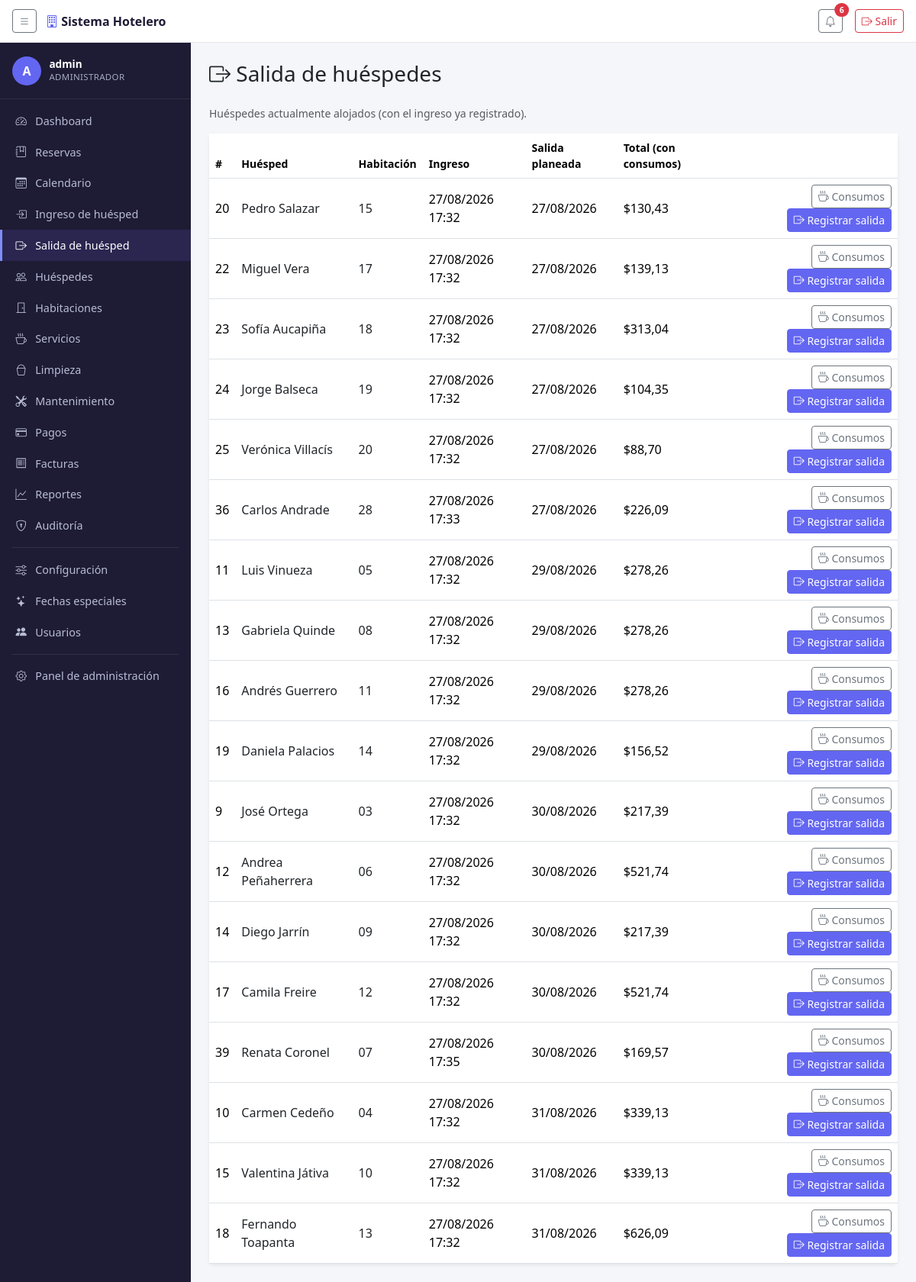
The page /checkout/ (signed in) on the database its author committed.
### reservas/models.py (models this page shows, shortened)
class Reserva(models.Model):
    cliente = models.ForeignKey(Cliente, on_delete=models.RESTRICT)
    habitacion = models.ForeignKey(Habitacion, on_delete=models.CASCADE)
    fecha_ingreso = models.DateField()
    fecha_salida = models.DateField()
    creada_en = models.DateTimeField(auto_now_add=True, null=True)
    check_in_at = models.DateTimeField(null=True, blank=True)
    check_out_at = models.DateTimeField(null=True, blank=True)
    cancelada_en = models.DateTimeField(null=True, blank=True)
    motivo_cancelacion = models.TextField(blank=True)
    class Meta:
        ordering = ['-fecha_ingreso']
        constraints = [
            models.CheckConstraint(
                check=Q(fecha_salida__gt=models.F('fecha_ingreso')),
                name='reserva_fecha_salida_posterior_a_ingreso',
            ),
        ]
    def duracion(self):
        return (self.fecha_salida - self.fecha_ingreso).days
    def temporada_especial(self):
        return FechaEspecial.objects.filter(
            activo=True, fecha_inicio__lte=self.fecha_salida, fecha_fin__gte=self.fecha_ingreso,
        ).order_by('-fecha_inicio').first()
    def costo(self):
        base = self.habitacion.precio * self.duracion()
        temporada = self.temporada_especial()
        if temporada and temporada.porcentaje_ajuste:
            factor = Decimal('1') + (temporada.porcentaje_ajuste / Decimal('100'))
            base = (base * factor).quantize(Decimal('0.01'))
        return base
    def total_consumos(self):
        return self.consumos.aggregate(t=Sum('subtotal'))['t'] or 0
    def total_con_iva(self):
        return self.costo() + self.total_consumos()
    def total_estadia(self):
        porcentaje = ConfiguracionHotel.actual().iva_porcentaje
        divisor = Decimal('1') + (porcentaje / Decimal('100'))
        return (self.total_con_iva() / divisor).quantize(Decimal('0.01'))
    def total_pagado(self):
        return self.pagos.aggregate(t=Sum('monto'))['t'] or 0
    def saldo_pendiente(self):
        total = self.factura.total if hasattr(self, 'factura') else self.total_con_iva()
        return total - self.total_pagado()

class Cliente(models.Model):
    cedula = models.CharField(
        max_length=13, primary_key=True, verbose_name='N.º de documento',
        help_text='Cédula (10 dígitos) o RUC (13 dígitos) según el tipo elegido abajo.',
    )
    tipo_documento = models.CharField(max_length=20, choices=TIPOS_DOCUMENTO, default='Cedula')
    nombre = models.CharField(max_length=50)
    apellido = models.CharField(max_length=50)
    telefono = models.CharField(
        max_length=10, validators=[validar_telefono_ecuador],
        help_text='10 dígitos, empieza con 0 (ej. 0991234567).',
    )
    correo = models.EmailField()
    direccion = models.CharField(max_length=100, null=True, blank=True)
    nacionalidad = models.CharField(max_length=50, null=True, blank=True)
    observaciones = models.TextField(null=True, blank=True)
    class Meta:
        ordering = ['apellido', 'nombre']
    def nombre_completo(self):
        return f'{self.nombre} {self.apellido}'

class Habitacion(models.Model):
    codigo = models.CharField(max_length=100, primary_key=True)
    numero = models.CharField(max_length=10, unique=True)
    tipo = models.ForeignKey(TipoHabitacion, on_delete=models.PROTECT, related_name='habitaciones')
    precio = models.DecimalField(
        max_digits=10, decimal_places=2,
        help_text=(
            'Precio por noche que paga el huésped, IVA incluido (sección 31). '
            'Si se deja en blanco se usa el del tipo.'
        ),
    )
    estado = models.CharField(max_length=20, choices=ESTADOS_HABITACION, default='Disponible')
    piso = models.CharField(max_length=10, null=True, blank=True)
    descripcion = models.TextField(null=True, blank=True)
    caracteristicas = models.TextField(
        null=True, blank=True,
        help_text='Ej: vista al mar, balcón, aire acondicionado (texto libre por ahora).',
    )
    imagen = models.ImageField(upload_to='habitaciones/', null=True, blank=True)
    class Meta:
        ordering = ['numero']

class ConfiguracionHotel(models.Model):
    nombre_hotel = models.CharField(max_length=100, default='Sistema Hotelero')
    direccion = models.CharField(max_length=150, blank=True)
    telefono = models.CharField(max_length=10, blank=True, validators=[validar_telefono_ecuador])
    ruc = models.CharField(max_length=13, blank=True, verbose_name='RUC', validators=[validar_ruc])
    logo = models.ImageField(upload_to='config/', blank=True, null=True)
    moneda = models.CharField(max_length=3, default='USD', verbose_name='Moneda (código)')
    iva_porcentaje = models.DecimalField(
        max_digits=5, decimal_places=2, default=Decimal('15.00'), verbose_name='IVA (%)',
        help_text=(
            'Los precios de las habitaciones ya incluyen IVA — este % solo se usa '
            'para desglosarlo en la factura. Poné 0 si no corresponde cobrarlo.'
        ),
    )
    hora_checkin_default = models.TimeField(default=time(14, 0))
    hora_checkout_default = models.TimeField(default=time(12, 0))
    politica_cancelacion = models.TextField(
        blank=True,
        help_text='Texto informativo — todavía no bloquea cancelaciones automáticamente.',
    )
    class Meta:
        verbose_name = 'configuración del hotel'
        verbose_name_plural = 'configuración del hotel'
    @classmethod
    def actual(cls):
        obj, _ = cls.objects.get_or_create(pk=1)
        return obj

### reservas/views.py (the view)
# urls.py: path('checkout/', views.checkout_lista, name='checkout_lista'),
@permission_required('reservas.change_reserva', raise_exception=True)
def checkout_lista(request):
    alojados = Reserva.objects.select_related('cliente', 'habitacion').filter(
        check_in_at__isnull=False, check_out_at__isnull=True,
    ).order_by('fecha_salida')
    return render(request, 'reservas/checkout_lista.html', {
        'seccion': 'checkout', 'reservas': alojados,
    })

### reservas/templates/reservas/checkout_lista.html (shortened to what this page needs)
{% extends "base.html" %}
{% block content %}
<h1 class="h3 mb-4"><i class="bi bi-box-arrow-right"></i> Salida de huéspedes</h1>
<p class="text-muted small mb-3">Huéspedes actualmente alojados (con el ingreso ya registrado).</p>
<div class="card border-0 shadow-sm">
  <div class="table-responsive">
    <table class="table align-middle mb-0">
      <thead>
        <tr class="text-muted small">
          <th>#</th>
          <th>Huésped</th>
          <th>Habitación</th>
          <th>Ingreso</th>
          <th>Salida planeada</th>
          <th>Total (con consumos)</th>
          <th></th>
        </tr>
      </thead>
      <tbody>
        {% for r in reservas %}
        <tr>
          <td>{{ r.id }}</td>
          <td><a href="{% url 'huesped_detalle' r.cliente.cedula %}">{{ r.cliente.nombre_completo }}</a></td>
          <td><a href="{% url 'habitacion_detalle' r.habitacion.codigo %}">{{ r.habitacion.numero }}</a></td>
          <td>{{ r.check_in_at|date:"d/m/Y H:i" }}</td>
          <td>{{ r.fecha_salida|date:"d/m/Y" }}</td>
          <td>${{ r.total_estadia }}</td>
          <td class="text-end">
            <a href="{% url 'reserva_detalle' r.id %}" class="btn btn-sm btn-outline-secondary"><i class="bi bi-cup-hot"></i> Consumos</a>
            <form method="post" action="{% url 'checkout_confirmar' r.id %}" class="d-inline"
                  onsubmit="return confirm('¿Registrar la salida de {{ r.cliente.nombre_completo }}? Se generará la factura.');">
              <button type="submit" class="btn btn-sm btn-primary">
                <i class="bi bi-box-arrow-right"></i> Registrar salida
              </button>
            </form>
          </td>
        </tr>
        {% empty %}
        <tr><td colspan="7" class="text-center text-muted py-4">No hay huéspedes alojados en este momento.</td></tr>
        {% endfor %}
      </tbody>
    </table>
  </div>
</div>
{% endblock %}

### reservas/templates/base.html (shortened to what this page needs)
{% load static %}
<!DOCTYPE html>
<html lang="es">
<head>
<link href="https://cdn.jsdelivr.net/npm/bootstrap@5.3.3/dist/css/bootstrap.min.css" rel="stylesheet">
<link href="https://cdn.jsdelivr.net/npm/bootstrap-icons@1.11.3/font/bootstrap-icons.css" rel="stylesheet">
</head>
<body>
<header class="topbar">
  <button class="btn btn-sm btn-outline-secondary" id="toggle-sidebar" type="button" aria-label="Mostrar/ocultar menú">
    <i class="bi bi-list"></i>
  </button>
  <span class="brand"><i class="bi bi-building"></i> Sistema Hotelero</span>
  <div class="ms-auto d-flex align-items-center gap-3">
    {% if request.user.is_authenticated %}
    <div class="dropdown">
      <button class="btn btn-sm btn-outline-secondary position-relative" type="button" data-bs-toggle="dropdown" aria-expanded="false">
        <i class="bi bi-bell"></i>
        {% if notificaciones_count %}
        <span class="position-absolute top-0 start-100 translate-middle badge rounded-pill bg-danger">
          {{ notificaciones_count }}
        </span>
        {% endif %}
      </button>
    </div>
    {% endif %}
    <form method="post" action="{% url 'logout' %}" class="m-0">
      <button type="submit" class="btn btn-sm btn-outline-danger">
        <i class="bi bi-box-arrow-right"></i> Salir
      </button>
    </form>
  </div>
</header>
<nav class="sidebar" id="sidebar">
  {% if request.user.is_authenticated %}
  <div class="sidebar-usuario">
    <div class="avatar">{{ request.user.get_username|slice:":1"|upper }}</div>
    <div>
      <div class="nombre">{{ request.user.get_username }}</div>
      <div class="rol">
        {% if request.user.is_superuser %}Administrador{% else %}{{ request.user.groups.first.name|default:"Usuario" }}{% endif %}
      </div>
    </div>
  </div>
  {% endif %}
  <ul class="nav flex-column py-2">
    <li class="nav-item">
      <a class="nav-link {% if seccion == 'dashboard' %}active{% endif %}" href="{% url 'dashboard' %}">
        <i class="bi bi-speedometer2"></i> Dashboard
      </a>
    </li>
    {% if perms.reservas.view_reserva %}
    <li class="nav-item">
      <a class="nav-link {% if seccion == 'reservas' %}active{% endif %}" href="{% url 'reservas_lista' %}">
        <i class="bi bi-journal-bookmark"></i> Reservas
      </a>
    </li>
    <li class="nav-item">
      <a class="nav-link {% if seccion == 'calendario' %}active{% endif %}" href="{% url 'calendario' %}">
        <i class="bi bi-calendar3"></i> Calendario
      </a>
    </li>
    {% endif %}
    {% if perms.reservas.change_reserva %}
    <li class="nav-item">
      <a class="nav-link {% if seccion == 'checkin' %}active{% endif %}" href="{% url 'checkin_lista' %}">
        <i class="bi bi-box-arrow-in-right"></i> Ingreso de huésped
      </a>
    </li>
    <li class="nav-item">
      <a class="nav-link {% if seccion == 'checkout' %}active{% endif %}" href="{% url 'checkout_lista' %}">
        <i class="bi bi-box-arrow-right"></i> Salida de huésped
      </a>
    </li>
    {% endif %}
    {% if perms.reservas.view_cliente %}
    <li class="nav-item">
      <a class="nav-link {% if seccion == 'huespedes' %}active{% endif %}" href="{% url 'huespedes_lista' %}">
        <i class="bi bi-people"></i> Huéspedes
      </a>
    </li>
    {% endif %}
    {% if perms.reservas.view_habitacion %}
    <li class="nav-item">
      <a class="nav-link {% if seccion == 'habitaciones' %}active{% endif %}" href="{% url 'habitaciones_grid' %}">
        <i class="bi bi-door-closed"></i> Habitaciones
      </a>
    </li>
    {% endif %}
    {% if perms.reservas.view_servicio %}
    <li class="nav-item">
      <a class="nav-link" href="/admin/reservas/servicio/">
        <i class="bi bi-cup-hot"></i> Servicios
      </a>
    </li>
    {% endif %}
    {% if perms.reservas.view_tarealimpieza %}
    <li class="nav-item">
      <a class="nav-link {% if seccion == 'limpieza' %}active{% endif %}" href="{% url 'limpieza_lista' %}">
        <i class="bi bi-bucket"></i> Limpieza
      </a>
    </li>
    {% endif %}
    {% if perms.reservas.view_incidencia %}
    <li class="nav-item">
      <a class="nav-link {% if seccion == 'mantenimiento' %}active{% endif %}" href="{% url 'mantenimiento_lista' %}">
        <i class="bi bi-tools"></i> Mantenimiento
      </a>
    </li>
    {% endif %}
    {% if perms.reservas.view_pago %}
    <li class="nav-item">
      <a class="nav-link {% if seccion == 'pagos' %}active{% endif %}" href="{% url 'pagos_lista' %}">
        <i class="bi bi-credit-card"></i> Pagos
      </a>
    </li>
    {% endif %}
    {% if perms.reservas.view_factura %}
    <li class="nav-item">
      <a class="nav-link {% if seccion == 'facturas' %}active{% endif %}" href="{% url 'facturas_lista' %}">
        <i class="bi bi-receipt"></i> Facturas
      </a>
    </li>
    {% endif %}
    <li class="nav-item">
      <a class="nav-link {% if seccion == 'reportes' %}active{% endif %}" href="{% url 'reportes_lista' %}">
        <i class="bi bi-graph-up"></i> Reportes
      </a>
    </li>
    {% if perms.reservas.view_auditlog %}
    <li class="nav-item">
      <a class="nav-link {% if seccion == 'auditoria' %}active{% endif %}" href="{% url 'auditoria_lista' %}">
        <i class="bi bi-shield-lock"></i> Auditoría
      </a>
    </li>
    {% endif %}
    <li><hr class="text-secondary my-2 mx-3"></li>
    {% if perms.reservas.view_configuracionhotel %}
    <li class="nav-item">
      <a class="nav-link {% if seccion == 'configuracion' %}active{% endif %}" href="{% url 'configuracion' %}">
        <i class="bi bi-sliders"></i> Configuración
      </a>
    </li>
    {% endif %}
    {% if perms.reservas.view_fechaespecial %}
    <li class="nav-item">
      <a class="nav-link {% if seccion == 'fechas_especiales' %}active{% endif %}" href="{% url 'fechas_especiales_lista' %}">
        <i class="bi bi-stars"></i> Fechas especiales
      </a>
    </li>
    {% endif %}
    {% if request.user.is_superuser %}
    <li class="nav-item">
      <a class="nav-link {% if seccion == 'usuarios' %}active{% endif %}" href="{% url 'usuarios_lista' %}">
        <i class="bi bi-people-fill"></i> Usuarios
      </a>
    </li>
    {% endif %}
    <li><hr class="text-secondary my-2 mx-3"></li>
    {% if request.user.is_staff %}
    <li class="nav-item">
      <a class="nav-link" href="/admin/">
        <i class="bi bi-gear"></i> Panel de administración
      </a>
    </li>
    {% endif %}
  </ul>
</nav>
<main class="contenido" id="contenido">
  {% block content %}{% endblock %}
</main>
</body>
</html>

### rows shown on the page
Reserva: id "20", cliente.nombre_completo "Pedro Salazar", habitacion.numero "15", check_in_at "27/08/2026 17:32", fecha_salida "27/08/2026", total_estadia "130,43"
Reserva: id "22", cliente.nombre_completo "Miguel Vera", habitacion.numero "17", check_in_at "27/08/2026 17:32", fecha_salida "27/08/2026", total_estadia "139,13"
Reserva: id "23", cliente.nombre_completo "Sofía Aucapiña", habitacion.numero "18", check_in_at "27/08/2026 17:32", fecha_salida "27/08/2026", total_estadia "313,04"
Reserva: id "24", cliente.nombre_completo "Jorge Balseca", habitacion.numero "19", check_in_at "27/08/2026 17:32", fecha_salida "27/08/2026", total_estadia "104,35"
Reserva: id "25", cliente.nombre_completo "Verónica Villacís", habitacion.numero "20", check_in_at "27/08/2026 17:32", fecha_salida "27/08/2026", total_estadia "88,70"
Reserva: id "36", cliente.nombre_completo "Carlos Andrade", habitacion.numero "28", check_in_at "27/08/2026 17:33", fecha_salida "27/08/2026", total_estadia "226,09"
Reserva: id "11", cliente.nombre_completo "Luis Vinueza", habitacion.numero "05", check_in_at "27/08/2026 17:32", fecha_salida "29/08/2026", total_estadia "278,26"
Reserva: id "13", cliente.nombre_completo "Gabriela Quinde", habitacion.numero "08", check_in_at "27/08/2026 17:32", fecha_salida "29/08/2026", total_estadia "278,26"
Reserva: id "16", cliente.nombre_completo "Andrés Guerrero", habitacion.numero "11", check_in_at "27/08/2026 17:32", fecha_salida "29/08/2026", total_estadia "278,26"
Reserva: id "19", cliente.nombre_completo "Daniela Palacios", habitacion.numero "14", check_in_at "27/08/2026 17:32", fecha_salida "29/08/2026", total_estadia "156,52"
Reserva: id "9", cliente.nombre_completo "José Ortega", habitacion.numero "03", check_in_at "27/08/2026 17:32", fecha_salida "30/08/2026", total_estadia "217,39"
Reserva: id "12", cliente.nombre_completo "Andrea Peñaherrera", habitacion.numero "06", check_in_at "27/08/2026 17:32", fecha_salida "30/08/2026", total_estadia "521,74"
Reserva: id "14", cliente.nombre_completo "Diego Jarrín", habitacion.numero "09", check_in_at "27/08/2026 17:32", fecha_salida "30/08/2026", total_estadia "217,39"
Reserva: id "17", cliente.nombre_completo "Camila Freire", habitacion.numero "12", check_in_at "27/08/2026 17:32", fecha_salida "30/08/2026", total_estadia "521,74"
Reserva: id "39", cliente.nombre_completo "Renata Coronel", habitacion.numero "07", check_in_at "27/08/2026 17:35", fecha_salida "30/08/2026", total_estadia "169,57"
Reserva: id "10", cliente.nombre_completo "Carmen Cedeño", habitacion.numero "04", check_in_at "27/08/2026 17:32", fecha_salida "31/08/2026", total_estadia "339,13"
Reserva: id "15", cliente.nombre_completo "Valentina Játiva", habitacion.numero "10", check_in_at "27/08/2026 17:32", fecha_salida "31/08/2026", total_estadia "339,13"
Reserva: id "18", cliente.nombre_completo "Fernando Toapanta", habitacion.numero "13", check_in_at "27/08/2026 17:32", fecha_salida "31/08/2026", total_estadia "626,09"

### other values the page prints
{{ notificaciones_count }} "6"
{{ request.user.get_username|slice:":1"|upper }} "A"
{{ request.user.get_username }} "admin"
